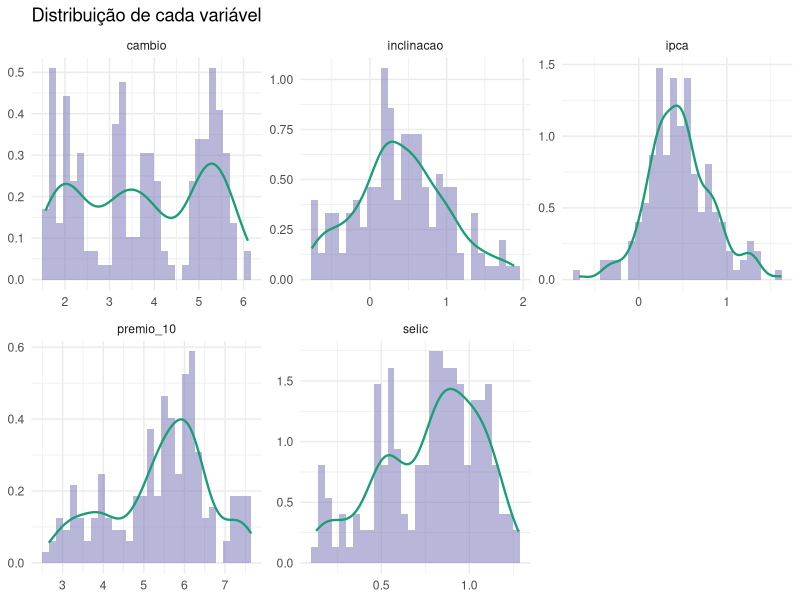
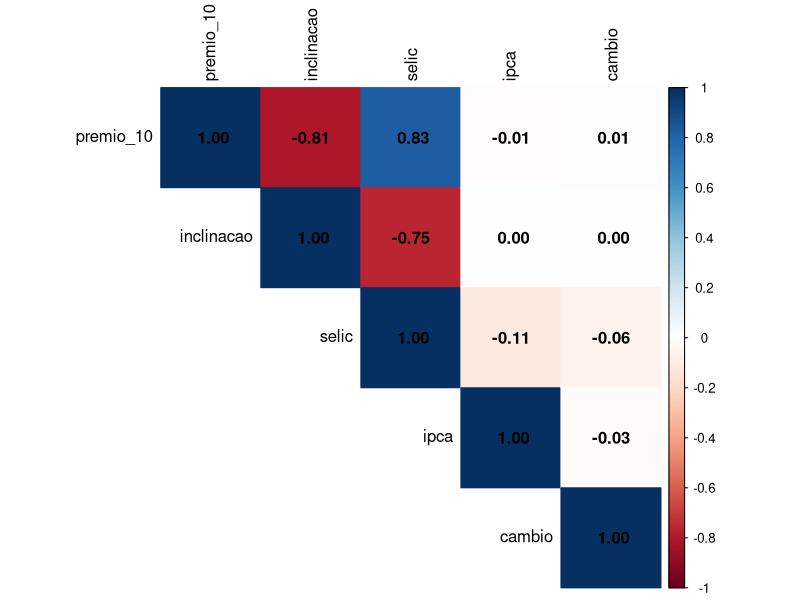
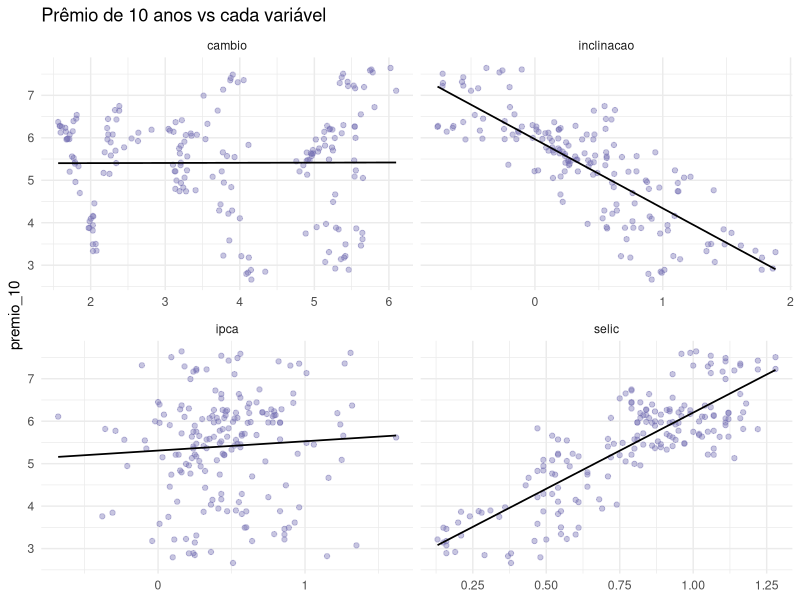
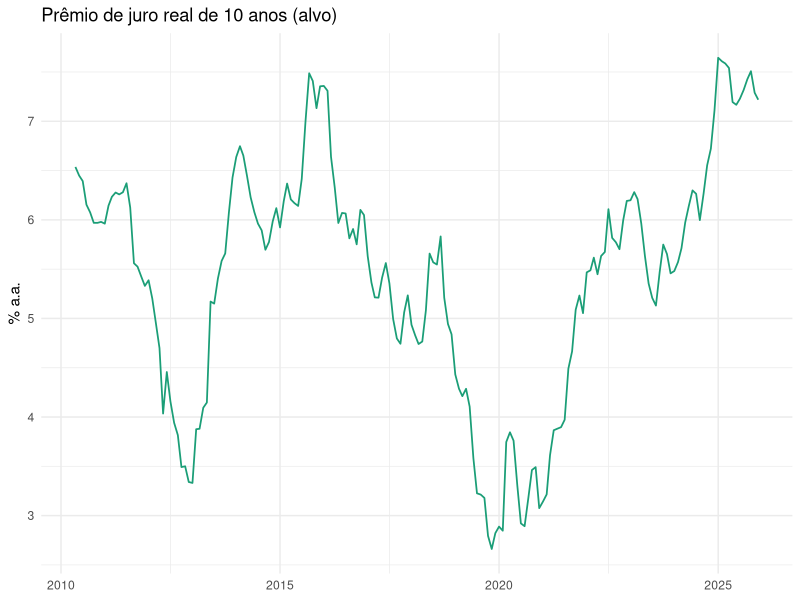
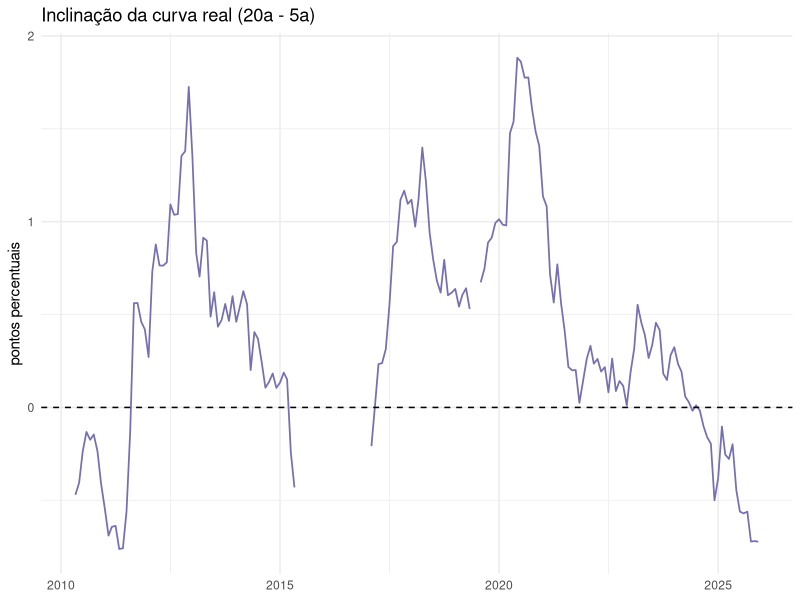
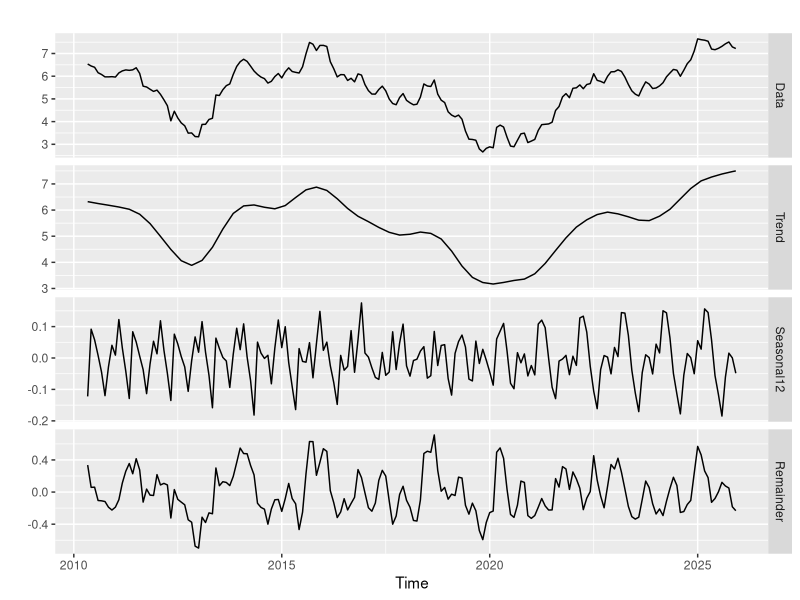
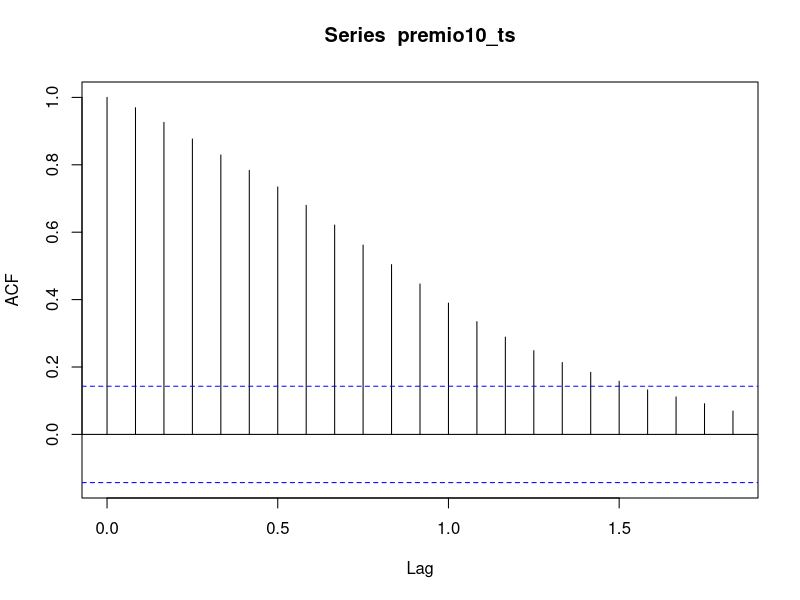
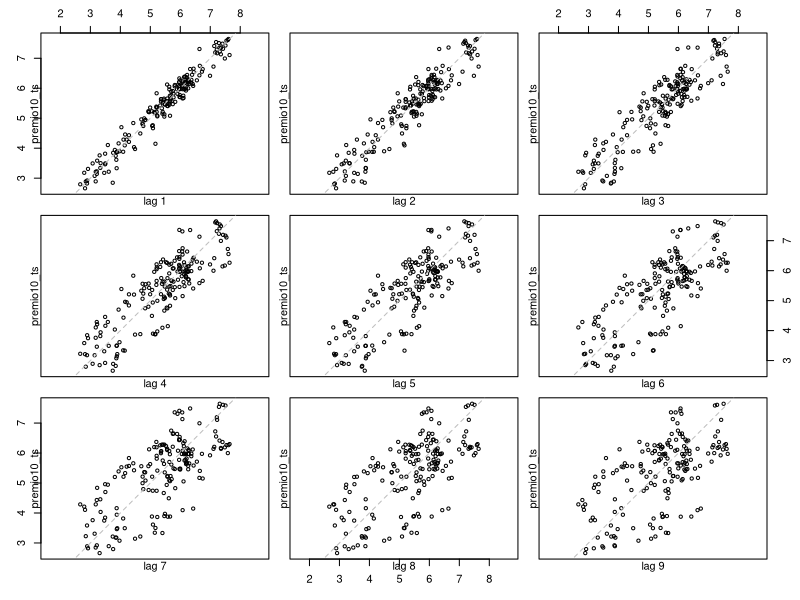

The R script that drew these images, in order:
# ============================================================
# A FORMA DA CURVA DE JURO REAL E O PRÊMIO DE 10 ANOS
# Uma análise de séries temporais (INE5649)
# ============================================================
#
# A HISTÓRIA QUE ESTE TRABALHO CONTA
# ----------------------------------
# Quando o governo brasileiro emite um título Tesouro IPCA+ (NTN-B), ele
# promete pagar a inflação MAIS um juro real fixo. Esse "juro real" é o
# prêmio que o investidor exige para emprestar ao governo por um prazo.
# Ele muda todo dia e muda de forma diferente para cada prazo: o juro real
# de 2 anos não é o mesmo que o de 20 anos. A "curva" formada por esses
# prêmios tem uma FORMA — às vezes sobe com o prazo (curva normal - onde
# títulos de curto prazo pagam menos que os de longo prazo), às vezes
# inverte (títulos de curto prazo pagam mais que os de longo).
#
# A PERGUNTA CENTRAL: a FORMA da curva (sua inclinação) ajuda a entender e
# a prever o nível do juro real de 10 anos? E um modelo com variáveis
# macro (Selic, inflação, câmbio) + essa inclinação prevê melhor que um
# modelo de série temporal que só olha o passado do próprio juro?
#
# UMA SEGUNDA CAMADA (leitura econômica): no fim de 2025 o juro real de 10
# anos está alto E a curva está invertida. Uma leitura clássica diz que
# curva invertida reflete a EXPECTATIVA do mercado de que os juros não vão
# durar. Este trabalho investiga, com ceticismo, se a configuração atual é
# de fato um extremo histórico — e o que os dados HONESTAMENTE permitem (e
# não permitem) concluir sobre isso.
#
# O ALVO: premio_10 = juro real de 10 anos (% ao ano).
#
# O SPOILER (que vamos demonstrar): a inclinação É relevante para explicar
# o prêmio — mas a regressão, apesar de explicar bem (R²=0,72), PREVÊ pior
# que um ARIMA simples. A moral: explicar e prever são coisas diferentes.
#
# O DATASET  é assim (mês a mês, jan/2005 a dez/2025):
#   data       -> primeiro dia de cada mês
#   ipca       -> inflação mensal medida pelo IPCA (% no mês)
#   selic      -> taxa básica de juros acumulada no mês (% no mês)
#   cambio     -> dólar/real (PTAX venda, média do mês)
#   premio_2/5/10/20 -> juro real (% a.a.) do Tesouro IPCA+ em prazos fixos
#                       de 2, 5, 10 e 20 anos.
#                       Valores interpolados = estimados de valores vizinhos
#                       que temos.
#                       POR QUE INTERPOLAR? Cada título tem uma data de
#                       vencimento fixa (ex.: 2035, 2045). Num dia qualquer,
#                       o prazo que falta até o vencimento é um número
#                       quebrado — títulos com prazo de 9,8 anos ou 9,3 anos;
#                       raramente existe um título exatamente com prazo de
#                       2, 5, 10 ou 20 anos exatos. Além disso, o título
#                       mais próximo de "10 anos" muda com o tempo (conforme os
#                       títulos encurtam e novos são emitidos). Para ter uma
#                       série comparável ao longo dos anos, interpolamos a
#                       curva em PRAZOS CONSTANTES: a cada mês, estimamos qual
#                       seria o juro de um título de exatamente 2, 5, 10 e 20
#                       anos, a partir dos títulos que de fato existem naquele
#                       dia.
# ============================================================

library(tidyverse)
library(forecast)

# --- Leitura do painel cru (gerado pelo script de coleta) ---
painel <- read_csv("../data/painel_final.csv")
glimpse(painel)


# ############################################################
#                PARTE I — DADOS E EXPLORAÇÃO
# ############################################################

# ------------------------------------------------------------
# 1. PRIMEIRA INVESTIGAÇÃO: o dado existe de verdade?
# ------------------------------------------------------------
# Antes de escolher variáveis, vemos quanto de cada vértice temos de fato.
# A interpolação só é honesta quando há títulos perto do prazo; quando não
# há, o valor seria inventado (por isso, na coleta, viram NA em vez de chute).
painel %>%
  pivot_longer(starts_with("premio_"), names_to = "vertice", values_to = "v") %>%
  group_by(vertice) %>%
  summarise(
    inicio    = min(data[!is.na(v)]),
    fim       = max(data[!is.na(v)]),
    n_validos = sum(!is.na(v)),
    buracos   = sum(is.na(v) & data > min(data[!is.na(v)]) & data < max(data[!is.na(v)])),
    .groups = "drop"
  )
# ACHADO (lendo a tabela acima):
# - premio_10: completo e contíguo (246 meses, 0 buracos) -> candidato natural a ALVO.
# - premio_2 : ralo demais (91 meses, com muitos buracos no meio) -> inviável.
# - premio_5 e premio_20: boa cobertura, com alguns buracos no premio_20.
# Conclusão parcial: analisar o premio de 2 anos não se sustenta; a inclinação terá de
# ser construída a partir dos vértices bem cobertos (5 e 20 anos).

# ------------------------------------------------------------
# 2. DATASET DE TRABALHO
# ------------------------------------------------------------
# A inclinação só existe a partir de mai/2010, então recortamos a janela.
# A inclinacao resume a FORMA da curva num número (positivo = curva normal,
# negativo = curva invertida).
analise <- painel %>%
  filter(data >= as.Date("2010-05-01")) %>%
  mutate(inclinacao = premio_20 - premio_5) %>%
  select(data, ipca, selic, cambio,
         premio_5, premio_10, premio_20, inclinacao)

# ------------------------------------------------------------
# 3. CONHECENDO CADA VARIÁVEL (descritivas e distribuições)
# ------------------------------------------------------------

#  --- Resumo numérico (os "marcos" de cada variável) ---
analise %>%
  select(premio_10, inclinacao, selic, ipca, cambio) %>%
  pivot_longer(everything(), names_to = "var", values_to = "v") %>%
  group_by(var) %>%
  summarise(
    n = sum(!is.na(v)), media = mean(v, na.rm = TRUE),
    mediana = median(v, na.rm = TRUE), dp = sd(v, na.rm = TRUE),
    min = min(v, na.rm = TRUE), max = max(v, na.rm = TRUE),
    .groups = "drop"
  )
# ACHADO:
# - premio_10: média 5,4% (mediana 5,6%), variando de 2,7% a 7,6% no período.
#   A mediana acima da média sugere leve assimetria à esquerda (alguns meses
#   de juro baixo "puxam" a média para baixo).
# - inclinacao: média 0,41, mas com amplitude grande (-0,76 a 1,88) — ou seja,
#   passou tanto por curva invertida quanto bem inclinada. Em média positiva
#   (curva normal foi o estado mais comum no período).
# - selic e ipca: as de MENOR dispersão relativa, oscilando em faixas estreitas.
# - cambio: o maior espalhamento (1,56 a 6,10) — reflexo da desvalorização do
#   real ao longo dos 15 anos.
# - n: premio_10/selic/ipca/cambio têm 188 meses; a inclinacao só 166 (herda
#   os buracos do premio_20), como esperado.

#  --- Distribuição (a forma de cada variável) ---
analise %>%
  select(premio_10, inclinacao, selic, ipca, cambio) %>%
  pivot_longer(everything(), names_to = "var", values_to = "valor") %>%
  ggplot(aes(valor)) +
  geom_histogram(aes(y = after_stat(density)), bins = 30,
                 fill = "#7570b3", alpha = 0.5) +
  geom_density(color = "#1b9e77", linewidth = 0.8) +
  facet_wrap(~ var, scales = "free") +
  labs(title = "Distribuição de cada variável", x = NULL, y = NULL) +
  theme_minimal()
# A distribuição do premio_10 não é um sino único: aparece mais de um
# aglomerado (massa perto de ~4% e pico em ~6%), sugerindo que a série
# passou por patamares distintos ao longo do período.

# ------------------------------------------------------------
# 4. QUEM ANDA COM QUEM (correlações)
# ------------------------------------------------------------

#  --- Correlação em NÍVEL (e a armadilha que ela esconde) ---
library(corrplot)
analise %>%
  select(premio_10, inclinacao, selic, ipca, cambio) %>%
  drop_na() %>%
  cor() %>%
  corrplot(method = "color", addCoef.col = "black",
           tl.col = "black", type = "upper")
# Atenção a uma armadilha. premio_10, selic e cambio têm tendência: sobem e
# descem em ondas longas. Duas séries assim acusam correlação alta só por
# andarem na mesma direção no tempo, mesmo sem relação de verdade entre elas
# — é o que se chama de correlação ESPÚRIA (falsa, enganosa).
# Exemplo clássico: o número de afogamentos e a venda de sorvete sobem juntos
# no verão, mas um não causa o outro — quem move os dois é o calor.
# Para separar o real do espúrio, olhamos as VARIAÇÕES mês a mês (próximo
# bloco): se a correlação sobrevive nas variações, é relação genuína; se
# desaparece, era só a tendência comum enganando.

#  --- Teste anti-espúrio: nível vs diferenças ---
cols <- c("premio_10", "inclinacao", "selic", "ipca", "cambio")

# (a) Em níveis — pode estar contaminada pela tendência comum
analise %>% select(all_of(cols)) %>% drop_na() %>% cor() %>% round(2)

# (b) Em diferenças mensais — relação entre as VARIAÇÕES
analise %>%
  select(all_of(cols)) %>%
  mutate(across(everything(), ~ . - lag(.))) %>%
  drop_na() %>%
  cor() %>% round(2)
# ACHADO (um dos centrais do trabalho) — olhando a linha do premio_10:
# - selic:      0,83 -> 0,02. A correlação forte EVAPORA nas variações. Era
#               ESPÚRIA: premio e Selic só pareciam andar juntos por terem
#               tendências de longo prazo parecidas. Mês a mês, não casam.
#               (Se tivéssemos confiado no nível, contaríamos história errada.)
# - cambio:     0,01 -> 0,42. O OPOSTO: uma relação INVISÍVEL em nível APARECE
#               nas variações. Quando o real apanha num mês, o juro real
#               exigido sobe naquele mês (reação de curto prazo a choque).
#               Isso contradiz a regressão em nível (onde câmbio deu p=0,77).
# - inclinacao: -0,81 -> -0,38. ENCOLHE mas SOBREVIVE. Parte era tendência
#               comum, mas resta relação real. A associação que sustenta a
#               tese central NÃO é miragem — é mais modesta, e genuína.

#  --- Dispersão do alvo contra cada variável ---
analise %>%
  select(premio_10, selic, inclinacao, ipca, cambio) %>%
  pivot_longer(-premio_10, names_to = "var", values_to = "valor") %>%
  ggplot(aes(valor, premio_10)) +
  geom_point(alpha = 0.4, color = "#7570b3") +
  geom_smooth(method = "lm", se = FALSE, color = "black", linewidth = 0.6) +
  facet_wrap(~ var, scales = "free_x") +
  labs(title = "Prêmio de 10 anos vs cada variável", y = "premio_10", x = NULL) +
  theme_minimal()
# ACHADOS:
# Corrobora com os anteriores.
# Cada reta preta é o ajuste linear do prêmio contra a variável.
# - selic: nuvem apertada e inclinada -> relação positiva forte (a mais clara).
# - inclinacao: reta descendente nítida -> relação negativa (a tese principal que temos).
# - ipca: reta quase plana, pontos espalhados -> relação fraca.
# - cambio: reta horizontal, sem padrão -> sem relação linear em nível.
# Prévia do que a regressão vai testar: selic e inclinacao puxam a curva do juro real; ipca e cambio não.

#  --- Por que a curva inverte? Cada vértice vs a Selic ---
# Hipótese testada: a Selic mexeria MAIS no premio_5 do que no premio_20.
analise %>%
  select(selic, premio_5, premio_10, premio_20) %>%
  mutate(across(everything(), ~ . - lag(.))) %>%
  drop_na() %>%
  cor() %>% round(2)
# ACHADO: a hipótese não colou. A variação da Selic quase não se mexe junto
# com a de nenhum vértice (0,04 / 0,02 / 0,04), e não cai conforme vai do
# premio_5 ao premio_20 — ou seja, ela não "bate mais" no de 5 anos.
# Em compensação, apareceu outra coisa: premio_5, premio_10 e premio_20 sobem
# e descem quase juntos (0,93 entre 5 e 10; 0,95 entre 10 e 20). A curva se
# move em bloco, e a inclinação é só a sobrinha que sobra entre as pontas —
# daí ela ser uma variável tão sutil.
# Um palpite pra explicar (não testado aqui): a Selic é definida pelo Copom
# em saltos, em datas certas, enquanto os prêmios são de mercado e se mexem
# todo dia, antecipando o Copom. Por isso as variações mês a mês não casam.

# ------------------------------------------------------------
# 5. A SÉRIE NO TEMPO + ONDE ESTAMOS HOJE (leitura da curva)
# ------------------------------------------------------------

#  --- O alvo (premio_10) ao longo do tempo ---
ggplot(analise, aes(data, premio_10)) +
  geom_line(color = "#1b9e77", linewidth = 0.6) +
  labs(title = "Prêmio de juro real de 10 anos (alvo)",
       x = NULL, y = "% a.a.") +
  theme_minimal()
# ACHADO: não há UMA tendência, e sim ONDAS LONGAS de vários anos — cai a
# ~3% (2012-13, 2019-20), sobe a ~7,5% (2015-16, 2024-25), em ciclos de
# política monetária e risco fiscal. A linha é "lisa": cada mês é quase igual
# ao anterior e a série leva anos para mudar de patamar. Isso se chama alta
# PERSISTÊNCIA — e vai reaparecer na ACF e no ARIMA mais à frente.

#  --- A inclinação ao longo do tempo ---
ggplot(analise, aes(data, inclinacao)) +
  geom_line(color = "#7570b3", linewidth = 0.6) +
  geom_hline(yintercept = 0, linetype = "dashed") +
  labs(title = "Inclinação da curva real (20a - 5a)",
       x = NULL, y = "pontos percentuais") +
  theme_minimal()
# ACHADO: a inclinacao cruza o zero várias vezes. E contraste com o gráfico
# anterior: quando o premio_10 está BAIXO, a inclinação tende a POSITIVA;
# quando o premio_10 está ALTO (2024-25), a curva INVERTE. Nível e forma se
# movem em sentidos opostos — coerente com a correlação negativa (-0,38).

#  --- Onde estamos HOJE, na história da amostra (2010-2025) ---
# Percentil = fração de meses com valor <= o valor mais recente (dez/2025).
# IMPORTANTE: "história" = nossa janela 2010-2025, NÃO "todos os tempos".
ult <- function(x) tail(na.omit(x), 1)
analise %>%
  reframe(
    variavel   = c("premio_10", "inclinacao", "selic", "cambio"),
    valor_hoje = round(c(ult(premio_10), ult(inclinacao),
                         ult(selic), ult(cambio)), 3),
    percentil  = round(100 * c(
      mean(premio_10  <= ult(premio_10),  na.rm = TRUE),
      mean(inclinacao <= ult(inclinacao), na.rm = TRUE),
      mean(selic      <= ult(selic),      na.rm = TRUE),
      mean(cambio     <= ult(cambio),     na.rm = TRUE)
    ), 1)
  )
# ACHADO ROBUSTO:
# - premio_10 no percentil 92,6 (juro real alto vs os últimos 15 anos).
# - inclinacao no percentil 1,8 (curva mais invertida que em 98% da amostra).
# - selic no percentil 98,9 (aperto monetário quase máximo).
# Dez/2025 é um EXTREMO CONJUNTO RARO: juro alto + curva muito invertida.
#
# LEITURA DA CURVA:
# - O que é MEDIÇÃO: estamos num extremo histórico da amostra, e a
#   inclinação tem associação negativa real (porém modesta) com o nível.
# - O que é INTERPRETAÇÃO (hipótese, não medida): a curva invertida é lida
#   como o mercado ESPERANDO que o juro alto não perdure. Mas isso supõe a
#   hipótese das expectativas e ignora o prêmio de prazo — é leitura, não fato.
# - HUMILDADE NECESSÁRIA: expectativa do mercado NÃO é certeza. E, como o
#   ARIMA vai mostrar, o nível futuro é largamente imprevisível (quase
#   passeio aleatório). Logo, o robusto é só "estamos num extremo"; qualquer
#   afirmação sobre "vai cair" extrapolaria o que os dados sustentam.

#  --- Diagnóstico da série para a modelagem ---
# Objeto de série temporal mensal do alvo.
premio10_ts <- ts(analise$premio_10, frequency = 12, start = c(2010, 5))

# Decomposição em tendência / sazonalidade / restante.
autoplot(mstl(premio10_ts))
# ACHADO CRUCIAL: a tendência domina (~4,5 pontos); a "sazonalidade" é
# minúscula (~0,3) e sem padrão de calendário aparente.
# CONSEQUÊNCIA: usaremos ARIMA (não SARIMA) e Holt (não Holt-Winters).
# Juro de mercado não tem "mês de alta".

# Autocorrelação: o passado prevê o presente?
acf(premio10_ts)
lag.plot(premio10_ts, lags = 9)
# ACHADO:
# a ACF começa em ~0,97 e CAI DEVAGAR -> assinatura de série
# NÃO-ESTACIONÁRIA (o nível vagueia).
# O lag.plot confirma: no lag 1 os pontos quase colam na diagonal
# (persistência altíssima).


# ############################################################
#              PARTE II — MODELAGEM E PREVISÃO
# ############################################################

# ------------------------------------------------------------
# 6. A SÉRIE É ESTACIONÁRIA? (o ponto sutil)
# ------------------------------------------------------------
# (estacionária = série estável, que oscila em torno de uma média fixa em vez
#  de vagar entre patamares ao longo do tempo)

#  --- Os testes formais (ADF vs KPSS) ---
library(tseries)
adf.test(premio10_ts)     # H0: NÃO é estacionária
ndiffs(premio10_ts)       # usa KPSS -> H0 oposta: É estacionária
# ACHADO (contradição reveladora):
# - ADF: p=0,58 -> não rejeita H0 -> "parece NÃO-estacionária".
# - ndiffs: 0   -> "não precisa diferenciar" (diferenciar = olhar a variação
#   de um mês pro outro, em vez do valor absoluto).
# Eles divergem porque têm hipóteses nulas OPOSTAS e cada um falhou em
# rejeitar a sua. A série é BORDERLINE — quase raiz unitária (= não tem um
# nível fixo pra onde voltar; vai ficando onde o último empurrão deixou...
# por exemplo, a temperatura de uma cidade tende a orbitar uma média;
# já nossa situação é como o saldo de uma conta, que parte
# sempre do último valor e não desfaz os movimentos passados).
# Faz sentido: o juro real é limitado (não vai a infinito), mas em 15 anos se
# comporta quase como passeio aleatório (= cada valor é o anterior + um
# empurrão aleatório, então prever pra onde vai é quase impossível).

#  --- Diferenciando: a variação mês a mês resolve? ---
# A série original vagava (não-estacionária), e isso é um problema: o ARIMA
# precisa de uma série estável pra modelar. A saída é DIFERENCIAR — em vez do
# valor cheio de cada mês (6,7%, 7,0%...), passar a olhar a VARIAÇÃO de um mês
# pro outro (+0,2, -0,1, +0,4...). Esses valores ficam sempre perto de zero,
# então não "vagam" como os valores cheios. Aqui testamos se diferenciar UMA
# vez já resolve.
dif1 <- diff(premio10_ts)

# Gráfico: antes a série passeava entre 3% e 7%; agora oscila em torno de
# ZERO e sempre volta pra lá. Cara de série estável.
autoplot(dif1) +
  labs(title = "Prêmio 10 anos — 1ª diferença", x = NULL, y = NULL) +
  theme_minimal()

# ACF: na série original ela caía devagar (a tal "memória longa"); agora
# DESPENCA — só o lag 1 se destaca, o resto entra nas bandas. A persistência
# sumiu.
acf(dif1)

# ADF: p=0,01 -> agora REJEITA "não-estacionária" -> a série diferenciada É
# estacionária, com confiança estatística.
adf.test(dif1)

# ACHADO: diferenciar uma vez resolveu. A série da VARIAÇÃO mensal é estável,
# então é nela que os modelos vão trabalhar (o "d=1" do ARIMA, mais à frente,
# é exatamente isso: o modelo diferenciando a série por dentro).

#  --- PACF: rumo às ordens do ARIMA ---
# PACF da série diferenciada: ajuda a estimar quantos termos AR o modelo
# precisa. A regra é contar quantos "palitos" furam a linha azul no começo —
# aqui só o lag 1 fura, sugerindo ~1 termo AR. Junto com a ACF (que apontava
# ~1 termo MA), o palpite manual fica perto de ARIMA(1,1,1) — bem na vizinhança
# do que o auto.arima vai escolher sozinho na próxima seção.
pacf(dif1)

# ------------------------------------------------------------
# 7. MODELANDO O FUTURO (séries temporais)
# ------------------------------------------------------------

#  --- Ajuste automático na série inteira ---
# Deixamos o auto.arima escolher sozinho a melhor combinação de termos.
mod_auto <- auto.arima(premio10_ts, seasonal = FALSE)
summary(mod_auto)
checkresiduals(mod_auto)   # Ljung-Box: testa se sobrou padrão nos resíduos
# (H0: resíduos são ruído aleatório, sem estrutura)
# ACHADO: o modelo escolhido foi ARIMA(1,0,2). Curioso que ele NÃO diferenciou
# (o "0" do meio), apesar de termos visto que a série vaga. Em vez disso, pôs
# um ar1 = 0,96 (quase 1) — um termo que "puxa" cada mês quase totalmente do
# anterior, o que na prática imita o efeito de diferenciar. É o caráter
# borderline de novo: a série está no limiar, e o modelo lidou com isso por
# outro caminho.
# E os resíduos? O Ljung-Box deu p=0,61 (>0,05): NÃO rejeitamos "resíduos
# aleatórios" -> o modelo capturou a estrutura da série, não sobrou padrão.
# Confirmação no gráfico: a ACF dos resíduos fica dentro das bandas. Modelo OK.

#  --- Validação: separando treino e teste ---
# PREVISÃO fora da amostra: treino até dez/2024, teste = 2025 (12 meses).
treino <- window(premio10_ts, end = c(2024, 12))
teste  <- window(premio10_ts, start = c(2025, 1))

# ARIMA reescolhido SÓ com o treino (até dez/2024).
mod_auto_tr <- auto.arima(treino, seasonal = FALSE)
summary(mod_auto_tr)
prev_auto <- forecast(mod_auto_tr, h = length(teste))
# ACHADO (a virada): com a série INTEIRA (seção 7), o auto.arima tinha
# escolhido d=0 (não diferenciar). Agora, vendo só o treino, ele escolhe
# ARIMA(1,1,0) -> d=1, decide DIFERENCIAR. O MESMO método mudou de ideia só
# por enxergar uma amostra um pouco menor. Isso não é defeito: é a prova
# concreta de que a série está no LIMIAR entre estável e "vaga" — tão em cima
# do muro que basta tirar 2025 pra resposta virar.

#  --- Concorrente manual: ARIMA(1,1,1) ---
# E se a gente montar um ARIMA na mão, em vez de aceitar o automático?
# Testamos o (1,1,1) — o palpite que a ACF+PACF sugeriram lá atrás — pra ver
# se um modelo um pouco mais rico se sai diferente.
mod_d1 <- Arima(treino, order = c(1, 1, 1))
summary(mod_d1)
prev_d1 <- forecast(mod_d1, h = length(teste))
# ACHADO: deu quase no mesmo. O termo extra do (1,1,1) é a parte "MA", que usa
# os ERROS de previsão dos meses anteriores pra corrigir o palpite atual. Aqui
# esse termo (ma1 = -0,11) saiu minúsculo e não-significativo (erro-padrão
# maior que o próprio coeficiente -> o efeito pode ser zero), e os erros de
# treino ficaram idênticos aos do automático. Na prática, o (1,1,1) manual e o
# (1,1,0) automático são o mesmo modelo — sinal de robustez: dois caminhos
# diferentes chegam ao mesmo lugar.

#  --- A previsão do ARIMA vs o real ---
autoplot(prev_auto) +
  autolayer(teste, series = "Real") +
  labs(title = "ARIMA automático vs real (2025)", x = NULL, y = "% a.a.") +
  theme_minimal()
# ACHADO: a previsão central (linha escura) é quase uma RETA em ~7,2 — a série
# é tão persistente que o melhor palpite é "o futuro parece o último valor". O
# real de 2025 (laranja) fica colado nela: foi um ano de juro "de lado".
# Mas repare no LEQUE azul que abre: são as faixas de 80% e 95% de confiança.
# O modelo não promete 7,2 cravado — ele diz que em 12 meses o valor pode estar
# em qualquer lugar entre ~5 e ~9. Quanto mais longe projeta, mais largo o
# leque: o modelo admitindo que sabe cada vez menos. Coerente com a série
# quase-passeio-aleatório, e um lembrete honesto de que "acertar" aqui é, em
# parte, mérito de 2025 ter ficado dentro dessa faixa larga.

#  --- Concorrentes de suavização exponencial ---
mod_holt <- holt(treino, h = length(teste))
mod_ets  <- forecast(ets(treino), h = length(teste))
prev_holt <- mod_holt
prev_ets  <- mod_ets

# ------------------------------------------------------------
# 8. QUEM PREVÊ MELHOR? (comparação por MAE no teste de 2025)
# ------------------------------------------------------------

#  --- Tabela de erros (MAE) ---
comp <- tibble(
  data  = seq(as.Date("2025-01-01"), by = "month", length.out = length(teste)),
  Real  = as.numeric(teste),
  ARIMA = as.numeric(prev_auto$mean),
  Holt  = as.numeric(prev_holt$mean),
  ETS   = as.numeric(prev_ets$mean)
)

eam <- function(yreal, yprev) mean(abs(yreal - yprev))

resultados <- tibble(
  Modelo = c("ARIMA(1,1,0)", "Holt", "ETS"),
  MAE = c(eam(comp$Real, comp$ARIMA),
          eam(comp$Real, comp$Holt),
          eam(comp$Real, comp$ETS))
) %>% arrange(MAE)
resultados
# ACHADO (ranking): ARIMA 0,18  <  ETS 0,30  <  Holt 0,67.
# - ARIMA venceu por ser HUMILDE: projeta o último nível (~7,2), e como 2025
#   ficou de lado, acertou.
# - HOLT foi o PIOR porque EXTRAPOLA a tendência: pegou a alta de 2023-24 e
#   projetou a série continuando a subir — mas ela estancou, e ele foi se
#   descolando do real mês a mês.
# - ETS ficou no meio: também sobe, mas de forma amortecida (menos agressivo
#   que o Holt), então erra menos que ele e mais que o ARIMA.

#  --- Visualização: real vs todas as previsões ---
comp %>%
  pivot_longer(-data, names_to = "serie", values_to = "valor") %>%
  ggplot(aes(data, valor, color = serie)) +
  geom_line(linewidth = 0.7) +
  labs(title = "Real vs previsões — teste 2025",
       x = NULL, y = "% a.a.", color = NULL) +
  theme_minimal() + theme(legend.position = "bottom")
# O gráfico mostra com os olhos o que o MAE mediu: o HOLT (azul) dispara em
# diagonal, indo a ~8,7 enquanto o real ficou perto de 7,3 — o erro de quem
# apostou na tendência. O ETS (verde) sobe igual, mas mais devagar. O ARIMA
# (vermelho) é a linha quase plana em ~7,2, ignorando os zigue-zagues do real,
# mas orbitando o nível certo. O Real (roxo) serpenteia sem direção: 2025 de
# lado. Detalhe honesto: NINGUÉM capturou os solavancos do real — o ARIMA
# venceu por ser uma reta na ALTURA certa, não por adivinhar os movimentos.

# ------------------------------------------------------------
# 9. A IDEIA ORIGINAL: a inclinação ajuda? (regressão concorrente)
# ------------------------------------------------------------

#  --- O modelo de regressão ---
analise_tr <- analise %>% filter(data <= as.Date("2024-12-01"))
analise_te <- analise %>% filter(data >= as.Date("2025-01-01"))

mod_reg <- lm(premio_10 ~ selic + ipca + cambio + inclinacao, data = analise_tr)
summary(mod_reg)
library(car)
Anova(mod_reg)
# ACHADO (a resposta à pergunta central):
# - inclinacao: coef = -0,77, e no Anova é a 2ª variável mais forte (F=42),
#   atrás só da Selic. A intuição original estava certa: a forma da curva
#   carrega informação sobre o nível. O sinal negativo bate com a leitura
#   (curva inverte <-> juro alto). IMPORTANTE: o p-valor cru (p≈0) é otimista,
#   porque os resíduos são autocorrelacionados (vamos ver já abaixo) — mas a
#   relação SOBREVIVE nas variações (-0,38), e é esse o apoio robusto de que
#   ela é real, não só o p-valor.
# - selic: coef = +2,17, F=70 -> a força dominante, como esperado.
# - ipca e cambio: não-significativos EM NÍVEL. Faz sentido econômico: o prêmio
#   já é juro REAL (descontada a inflação), então o ipca spot não agrega; e o
#   efeito do câmbio provavelmente já vem embutido na Selic. (Lembrar: em
#   VARIAÇÕES o câmbio apareceu com 0,42 — a regressão em nível não pega esse
#   efeito de curto prazo.)
# - R² ajustado = 0,72: bom ajuste.

#  --- Diagnóstico dos resíduos (e o teste que importa) ---
# Os 4 gráficos clássicos parecem OK...
par(mfrow = c(2, 2)); plot(mod_reg); par(mfrow = c(1, 1))
# ...mas eles NÃO testam autocorrelação, o pressuposto que mais falha em
# série temporal. Rodamos o teste certo (o mesmo do exercício 5):
checkresiduals(mod_reg)
# ACHADO DECISIVO: Breusch-Godfrey p < 2e-16 -> autocorrelação FORTÍSSIMA, e
# dá pra VER isso no gráfico: os resíduos (painel de cima) fazem ondas longas,
# meses seguidos do mesmo sinal, em vez de pular aleatoriamente em torno de
# zero; e a ACF (painel de baixo) decai devagar, com vários lags fora das
# bandas — a "memória" que sobrou e o modelo não capturou.
# O que isso significa: a regressão acerta a relação CONTEMPORÂNEA (no mesmo
# mês, Selic e inclinação explicam bem o prêmio), mas viola a independência dos
# resíduos por ignorar a dinâmica temporal. CONSEQUÊNCIA HONESTA: sob
# autocorrelação, os erros-padrão do OLS são subestimados, então os p-valores
# da regressão são otimistas (menos confiáveis do que parecem). A relação da
# inclinação é grande e econômica, mas a PRECISÃO estatística é menor que o
# "p≈0" sugere — e é exatamente a lacuna que a família ARIMA existe para preencher.

#  --- A previsão de 2025 (e o veredito) ---
prev_reg <- predict(mod_reg, newdata = analise_te)
eam(analise_te$premio_10, prev_reg)
# ACHADO FINAL: MAE da regressão = 0,68 — empatada com o PIOR modelo (Holt) e
# 3,7x pior que o ARIMA (0,18). O modelo mais rico em variáveis (R²=0,72,
# inclinação relevante) PREVÊ PIOR que um ARIMA que só olha o passado da série.
# POR QUÊ esse paradoxo? Porque explicar e prever são coisas diferentes:
#  (1) a regressão é estática — fotografa a relação de um mês, mas ignora a
#      dinâmica temporal (foi o que a autocorrelação dos resíduos denunciou),
#      então erra em sequência ao projetar;
#  (2) a regressão ainda jogou COM VANTAGEM: para prever 2025 ela usou os
#      valores REAIS de Selic/IPCA/câmbio/inclinação de 2025 — informação que,
#      na vida real, você não teria de antemão (teria que prevê-los antes). E
#      mesmo com essa vantagem, perdeu pro ARIMA.
# EXPLICAR != PREVER: um bom ajuste no passado não garante boa previsão no futuro.
# RESSALVA: ARIMA e regressão tiveram treinos um pouco diferentes (a regressão
# perdeu 22 meses pelos buracos do premio_20). Mas o teste (2025) é idêntico e a
# margem do ARIMA é grande demais (3,7x) para isso explicar o resultado.


# ############################################################
#                  PARTE III — CONCLUSÃO
# ############################################################

# ------------------------------------------------------------
# 10. CONCLUSÃO
# ------------------------------------------------------------
# FECHANDO O ARCO: a pergunta que abriu o trabalho era se a forma da curva
# (a inclinação) ajuda a entender o juro de 10 anos. A resposta tem duas
# camadas: SIM para EXPLICAR (a inclinação é a 2ª variável mais forte na
# regressão, e a relação sobrevive até nas variações), mas isso NÃO se
# converteu em previsão melhor — o ARIMA simples ganhou. A inclinação é
# informativa sobre o presente; não é uma bola de cristal sobre o futuro.
#
# MORAL TÉCNICA: para prever este juro real, um ARIMA simples (que só usa o
# passado da própria série) bateu uma regressão cheia de variáveis macro. Em
# uma série quase-passeio-aleatório e "de lado" no teste, a humildade venceu.
#
# MORAL ECONÔMICA (leitura da curva, com o devido ceticismo):
# - ROBUSTO (medição): dez/2025 é um extremo histórico da amostra — juro real
#   no topo e curva fortemente invertida; e a inclinação tem associação real,
#   ainda que modesta, com o nível do juro.
# - INTERPRETAÇÃO (hipótese, não fato): a curva invertida é lida como o
#   mercado esperando que o juro alto não perdure. Isso supõe a hipótese das
#   expectativas e ignora o prêmio de prazo.
# - LIMITE: a própria modelagem mostra que o nível futuro é largamente
#   imprevisível. Portanto, a curva informa uma EXPECTATIVA do mercado, não um
#   destino. O que os dados sustentam com segurança é apenas que estamos num
#   ponto extremo e incomum — não uma previsão confiável sobre para onde vai.
